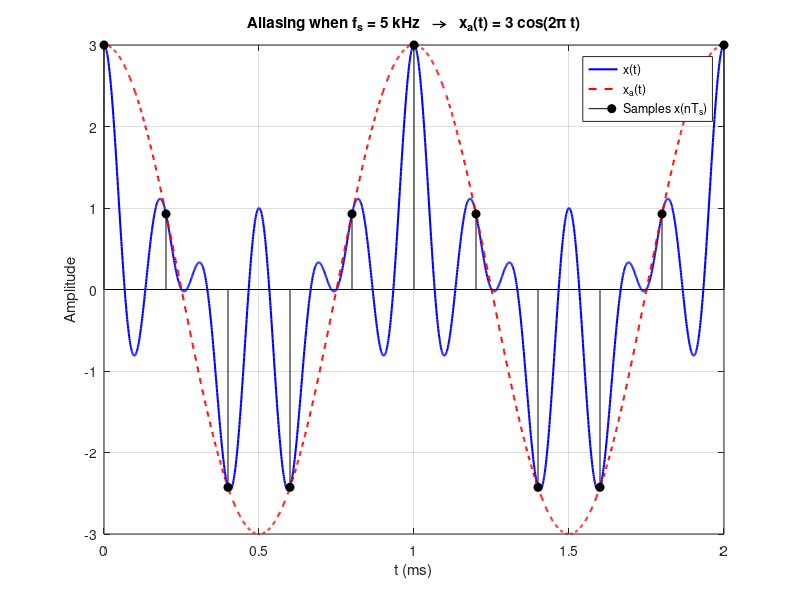
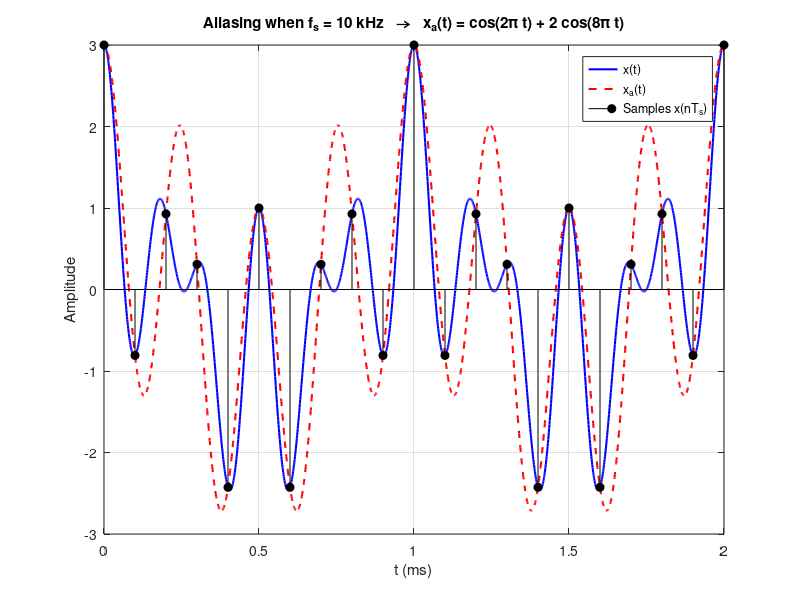

Reproduce these figures in MATLAB, in order.
clc; clear; close all;

% Continuous-time axis (t in milliseconds, 0 to 2 ms)
t = 0:0.001:2;

% Original signal: x(t) = cos(2*pi*t) + cos(8*pi*t) + cos(12*pi*t)
%   Components at f = 1, 4, 6 kHz   =>   fmax = 6 kHz, Nyquist = 12 kHz
x = cos(2*pi*t) + cos(8*pi*t) + cos(12*pi*t);

%% ---------- Part a:  fs = 5 kHz  (below Nyquist) ----------
fs_a = 5;                  % samples / ms = kHz
Ts_a = 1/fs_a;
tn_a = 0:Ts_a:2;           % sample instants (ms)
xn_a = cos(2*pi*tn_a) + cos(8*pi*tn_a) + cos(12*pi*tn_a);

% Aliased signal:  xa(t) = 3*cos(2*pi*t)
xa_a = 3*cos(2*pi*t);

figure('Name','Problem 2a — f_s = 5 kHz')
plot(t, x,    'b',  'LineWidth', 1.5); hold on
plot(t, xa_a, 'r--','LineWidth', 1.5)
stem(tn_a, xn_a, 'k', 'filled')
xlabel('t (ms)'); ylabel('Amplitude')
title('Aliasing when f_s = 5 kHz   →   x_a(t) = 3 cos(2\pi t)')
legend('x(t)','x_a(t)','Samples x(nT_s)','Location','best')
grid on

%% ---------- Part b:  fs = 10 kHz  (still below Nyquist) ----------
fs_b = 10;                 % kHz
Ts_b = 1/fs_b;
tn_b = 0:Ts_b:2;
xn_b = cos(2*pi*tn_b) + cos(8*pi*tn_b) + cos(12*pi*tn_b);

% Aliased signal:  xa(t) = cos(2*pi*t) + 2*cos(8*pi*t)
xa_b = cos(2*pi*t) + 2*cos(8*pi*t);

figure('Name','Problem 2b — f_s = 10 kHz')
plot(t, x,    'b',  'LineWidth', 1.5); hold on
plot(t, xa_b, 'r--','LineWidth', 1.5)
stem(tn_b, xn_b, 'k', 'filled')
xlabel('t (ms)'); ylabel('Amplitude')
title('Aliasing when f_s = 10 kHz   →   x_a(t) = cos(2\pi t) + 2 cos(8\pi t)')
legend('x(t)','x_a(t)','Samples x(nT_s)','Location','best')
grid on
